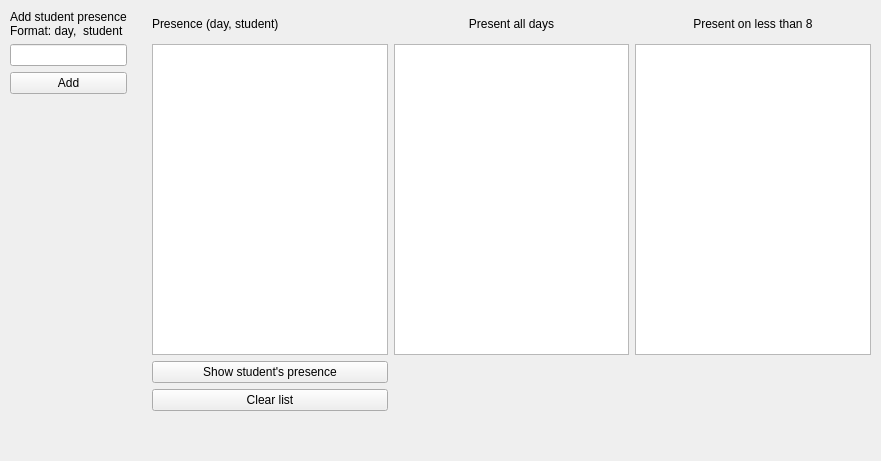
<?xml version="1.0" encoding="UTF-8"?>
<ui version="4.0">
 <class>EighthTask</class>
 <widget class="QDialog" name="EighthTask">
  <property name="geometry">
   <rect>
    <x>0</x>
    <y>0</y>
    <width>881</width>
    <height>461</height>
   </rect>
  </property>
  <property name="minimumSize">
   <size>
    <width>881</width>
    <height>461</height>
   </size>
  </property>
  <property name="maximumSize">
   <size>
    <width>881</width>
    <height>461</height>
   </size>
  </property>
  <property name="windowTitle">
   <string>Dialog</string>
  </property>
  <widget class="QWidget" name="gridLayoutWidget">
   <property name="geometry">
    <rect>
     <x>10</x>
     <y>10</y>
     <width>861</width>
     <height>401</height>
    </rect>
   </property>
   <layout class="QGridLayout" name="gridLayout">
    <item row="3" column="0">
     <spacer name="verticalSpacer">
      <property name="orientation">
       <enum>Qt::Vertical</enum>
      </property>
      <property name="sizeHint" stdset="0">
       <size>
        <width>20</width>
        <height>40</height>
       </size>
      </property>
     </spacer>
    </item>
    <item row="0" column="3">
     <widget class="QLabel" name="label_3">
      <property name="text">
       <string>Presence (day, student)</string>
      </property>
     </widget>
    </item>
    <item row="1" column="4" rowspan="3">
     <widget class="QListWidget" name="students_all_present"/>
    </item>
    <item row="0" column="5">
     <widget class="QLabel" name="label_2">
      <property name="text">
       <string>Present on less than 8</string>
      </property>
      <property name="alignment">
       <set>Qt::AlignCenter</set>
      </property>
     </widget>
    </item>
    <item row="4" column="3">
     <widget class="QPushButton" name="show_students_presence">
      <property name="focusPolicy">
       <enum>Qt::NoFocus</enum>
      </property>
      <property name="text">
       <string>Show student's presence</string>
      </property>
     </widget>
    </item>
    <item row="0" column="0" colspan="2">
     <widget class="QLabel" name="label_4">
      <property name="text">
       <string>Add student presence
Format: day,  student</string>
      </property>
     </widget>
    </item>
    <item row="2" column="2">
     <spacer name="horizontalSpacer_2">
      <property name="orientation">
       <enum>Qt::Horizontal</enum>
      </property>
      <property name="sizeHint" stdset="0">
       <size>
        <width>40</width>
        <height>20</height>
       </size>
      </property>
     </spacer>
    </item>
    <item row="0" column="4">
     <widget class="QLabel" name="label">
      <property name="text">
       <string>Present all days</string>
      </property>
      <property name="alignment">
       <set>Qt::AlignCenter</set>
      </property>
     </widget>
    </item>
    <item row="1" column="3" rowspan="3">
     <widget class="QListWidget" name="presence_list"/>
    </item>
    <item row="2" column="0" colspan="2">
     <widget class="QPushButton" name="add_presence">
      <property name="focusPolicy">
       <enum>Qt::NoFocus</enum>
      </property>
      <property name="text">
       <string>Add</string>
      </property>
     </widget>
    </item>
    <item row="1" column="0" colspan="2">
     <widget class="QLineEdit" name="presence_edit"/>
    </item>
    <item row="1" column="5" rowspan="3">
     <widget class="QListWidget" name="students_some_present"/>
    </item>
    <item row="3" column="1">
     <spacer name="horizontalSpacer">
      <property name="orientation">
       <enum>Qt::Horizontal</enum>
      </property>
      <property name="sizeHint" stdset="0">
       <size>
        <width>40</width>
        <height>20</height>
       </size>
      </property>
     </spacer>
    </item>
    <item row="5" column="3">
     <widget class="QPushButton" name="clear_data">
      <property name="focusPolicy">
       <enum>Qt::NoFocus</enum>
      </property>
      <property name="text">
       <string>Clear list</string>
      </property>
     </widget>
    </item>
   </layout>
  </widget>
 </widget>
 <resources/>
 <connections/>
</ui>
